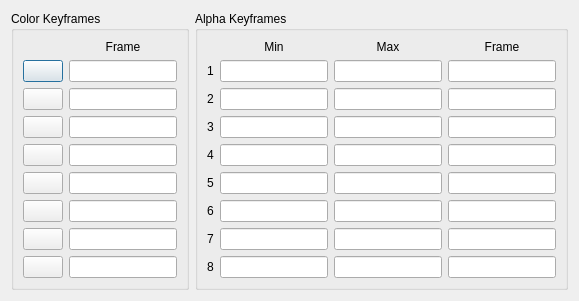
<?xml version="1.0" encoding="UTF-8"?>
<ui version="4.0">
 <class>CColorAlphaDialog</class>
 <widget class="QDialog" name="CColorAlphaDialog">
  <property name="windowTitle">
   <string>Color and Alpha</string>
  </property>
  <layout class="QHBoxLayout" name="rootLayout">
   <item>
    <widget class="QGroupBox" name="ColorKeyframes">
     <property name="title">
      <string>Color Keyframes</string>
     </property>
     <layout class="QGridLayout" name="colorLayout">
      <item row="0" column="1">
       <widget class="QLabel" name="labelColorFrame"><property name="text"><string>Frame</string></property><property name="alignment"><set>Qt::AlignCenter</set></property></widget>
      </item>
      <item row="1" column="0">
       <widget class="CButtonShowColor" name="Color1"/>
      </item>
      <item row="1" column="1">
       <widget class="QLineEdit" name="CF1_Frame"/>
      </item>
      <item row="2" column="0">
       <widget class="CButtonShowColor" name="Color2"/>
      </item>
      <item row="2" column="1">
       <widget class="QLineEdit" name="CF2_Frame"/>
      </item>
      <item row="3" column="0">
       <widget class="CButtonShowColor" name="Color3"/>
      </item>
      <item row="3" column="1">
       <widget class="QLineEdit" name="CF3_Frame"/>
      </item>
      <item row="4" column="0">
       <widget class="CButtonShowColor" name="Color4"/>
      </item>
      <item row="4" column="1">
       <widget class="QLineEdit" name="CF4_Frame"/>
      </item>
      <item row="5" column="0">
       <widget class="CButtonShowColor" name="Color5"/>
      </item>
      <item row="5" column="1">
       <widget class="QLineEdit" name="CF5_Frame"/>
      </item>
      <item row="6" column="0">
       <widget class="CButtonShowColor" name="Color6"/>
      </item>
      <item row="6" column="1">
       <widget class="QLineEdit" name="CF6_Frame"/>
      </item>
      <item row="7" column="0">
       <widget class="CButtonShowColor" name="Color7"/>
      </item>
      <item row="7" column="1">
       <widget class="QLineEdit" name="CF7_Frame"/>
      </item>
      <item row="8" column="0">
       <widget class="CButtonShowColor" name="Color8"/>
      </item>
      <item row="8" column="1">
       <widget class="QLineEdit" name="CF8_Frame"/>
      </item>
     </layout>
    </widget>
   </item>
   <item>
    <widget class="QGroupBox" name="AlphaKeyframes">
     <property name="title">
      <string>Alpha Keyframes</string>
     </property>
     <layout class="QGridLayout" name="alphaLayout">
      <item row="0" column="1">
       <widget class="QLabel" name="labelAlphaMin"><property name="text"><string>Min</string></property><property name="alignment"><set>Qt::AlignCenter</set></property></widget>
      </item>
      <item row="0" column="2">
       <widget class="QLabel" name="labelAlphaMax"><property name="text"><string>Max</string></property><property name="alignment"><set>Qt::AlignCenter</set></property></widget>
      </item>
      <item row="0" column="3">
       <widget class="QLabel" name="labelAlphaFrame"><property name="text"><string>Frame</string></property><property name="alignment"><set>Qt::AlignCenter</set></property></widget>
      </item>
      <item row="1" column="0">
       <widget class="QLabel" name="labelAlpha1"><property name="text"><string>1</string></property></widget>
      </item>
      <item row="1" column="1">
       <widget class="QLineEdit" name="AF1_Min"/>
      </item>
      <item row="1" column="2">
       <widget class="QLineEdit" name="AF1_Max"/>
      </item>
      <item row="1" column="3">
       <widget class="QLineEdit" name="AF1_Frame"/>
      </item>
      <item row="2" column="0">
       <widget class="QLabel" name="labelAlpha2"><property name="text"><string>2</string></property></widget>
      </item>
      <item row="2" column="1">
       <widget class="QLineEdit" name="AF2_Min"/>
      </item>
      <item row="2" column="2">
       <widget class="QLineEdit" name="AF2_Max"/>
      </item>
      <item row="2" column="3">
       <widget class="QLineEdit" name="AF2_Frame"/>
      </item>
      <item row="3" column="0">
       <widget class="QLabel" name="labelAlpha3"><property name="text"><string>3</string></property></widget>
      </item>
      <item row="3" column="1">
       <widget class="QLineEdit" name="AF3_Min"/>
      </item>
      <item row="3" column="2">
       <widget class="QLineEdit" name="AF3_Max"/>
      </item>
      <item row="3" column="3">
       <widget class="QLineEdit" name="AF3_Frame"/>
      </item>
      <item row="4" column="0">
       <widget class="QLabel" name="labelAlpha4"><property name="text"><string>4</string></property></widget>
      </item>
      <item row="4" column="1">
       <widget class="QLineEdit" name="AF4_Min"/>
      </item>
      <item row="4" column="2">
       <widget class="QLineEdit" name="AF4_Max"/>
      </item>
      <item row="4" column="3">
       <widget class="QLineEdit" name="AF4_Frame"/>
      </item>
      <item row="5" column="0">
       <widget class="QLabel" name="labelAlpha5"><property name="text"><string>5</string></property></widget>
      </item>
      <item row="5" column="1">
       <widget class="QLineEdit" name="AF5_Min"/>
      </item>
      <item row="5" column="2">
       <widget class="QLineEdit" name="AF5_Max"/>
      </item>
      <item row="5" column="3">
       <widget class="QLineEdit" name="AF5_Frame"/>
      </item>
      <item row="6" column="0">
       <widget class="QLabel" name="labelAlpha6"><property name="text"><string>6</string></property></widget>
      </item>
      <item row="6" column="1">
       <widget class="QLineEdit" name="AF6_Min"/>
      </item>
      <item row="6" column="2">
       <widget class="QLineEdit" name="AF6_Max"/>
      </item>
      <item row="6" column="3">
       <widget class="QLineEdit" name="AF6_Frame"/>
      </item>
      <item row="7" column="0">
       <widget class="QLabel" name="labelAlpha7"><property name="text"><string>7</string></property></widget>
      </item>
      <item row="7" column="1">
       <widget class="QLineEdit" name="AF7_Min"/>
      </item>
      <item row="7" column="2">
       <widget class="QLineEdit" name="AF7_Max"/>
      </item>
      <item row="7" column="3">
       <widget class="QLineEdit" name="AF7_Frame"/>
      </item>
      <item row="8" column="0">
       <widget class="QLabel" name="labelAlpha8"><property name="text"><string>8</string></property></widget>
      </item>
      <item row="8" column="1">
       <widget class="QLineEdit" name="AF8_Min"/>
      </item>
      <item row="8" column="2">
       <widget class="QLineEdit" name="AF8_Max"/>
      </item>
      <item row="8" column="3">
       <widget class="QLineEdit" name="AF8_Frame"/>
      </item>
     </layout>
    </widget>
   </item>
  </layout>
 </widget>
 <customwidgets>
  <customwidget>
   <class>CButtonShowColor</class>
   <extends>QPushButton</extends>
   <header>CButtonShowColor.h</header>
  </customwidget>
 </customwidgets>
 <resources/>
 <connections/>
</ui>
